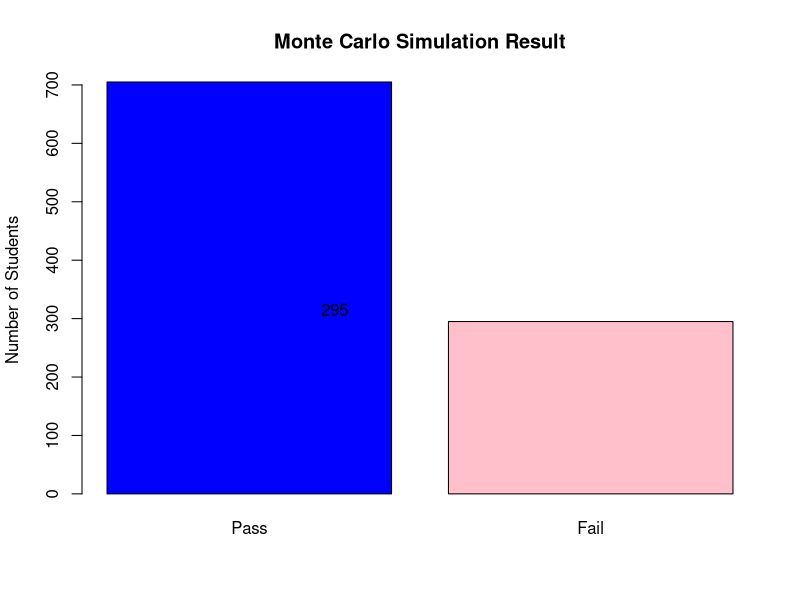
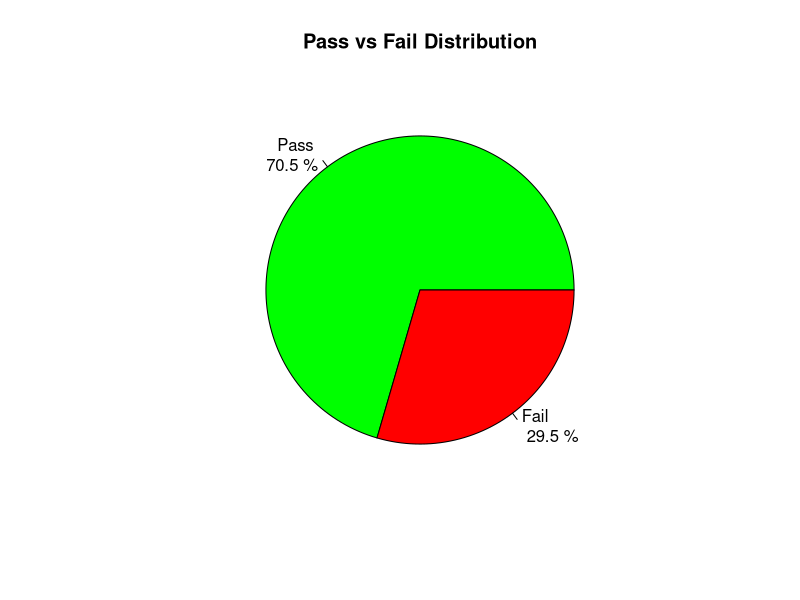

Here is the R script that generated these plots, in order:
# ==========================================================
# Monte Carlo Process - Summary + Flowchart + Visualization
# Real-Time Example: Student Exam Pass/Fail Simulation
# ==========================================================

# Install package if not available
if (!require(DiagrammeR)) install.packages("DiagrammeR")
library(DiagrammeR)

set.seed(123)

# -----------------------------
# STEP 1: Generate Episodes
# -----------------------------
episodes <- 1000

# Probability of passing = 70%
results <- sample(c("Pass", "Fail"),
                  size = episodes,
                  replace = TRUE,
                  prob = c(0.7, 0.3))

# -----------------------------
# STEP 2: Collect Rewards
# Pass = Reward 1
# Fail = Reward 0
# -----------------------------
reward <- ifelse(results == "Pass", 1, 0)

# -----------------------------
# STEP 3: Compute Return
# Average Reward
# -----------------------------
average_return <- mean(reward)

# -----------------------------
# STEP 4: Update Values
# Pass/Fail Counts
# -----------------------------
pass_count <- sum(results == "Pass")
fail_count <- sum(results == "Fail")

# -----------------------------
# STEP 5: Summary
# -----------------------------
cat("=====================================\n")
cat("     MONTE CARLO SIMULATION SUMMARY\n")
cat("=====================================\n")
cat("Episodes            :", episodes, "\n")
cat("Passed Students     :", pass_count, "\n")
cat("Failed Students     :", fail_count, "\n")
cat("Average Reward      :", round(average_return,3), "\n")
cat("Pass Percentage     :", round(pass_count/episodes*100,2), "%\n")
cat("Fail Percentage     :", round(fail_count/episodes*100,2), "%\n")

# ==========================================================
# FLOWCHART
# ==========================================================

grViz("
digraph MonteCarlo {

graph [layout = dot, rankdir = TB]

node [
shape = rectangle,
style = filled,
fillcolor = lightblue,
fontname = Helvetica,
fontsize = 14
]

A [label='Episode']
B [label='Collect Rewards']
C [label='Compute Return']
D [label='Update Values']
E [label='Repeat']

A -> B
B -> C
C -> D
D -> E
E -> A
}
")

# ==========================================================
# BAR CHART
# ==========================================================

counts <- c(pass_count, fail_count)

barplot(counts,
        names.arg=c("Pass","Fail"),
        col=c("blue","pink"),
        main="Monte Carlo Simulation Result",
        ylab="Number of Students")

text(c(0.3,1),
     counts+20,
     labels=counts)

# ==========================================================
# PIE CHART
# ==========================================================

pie(counts,
    labels=paste(c("Pass","Fail"),
                 "\n",
                 round(counts/sum(counts)*100,1),"%"),
    col=c("green","red"),
    main="Pass vs Fail Distribution")

# ==========================================================
# TABLE
# ==========================================================

summary_table <- data.frame(
  Outcome=c("Pass","Fail"),
  Count=counts,
  Percentage=round(counts/sum(counts)*100,2)
)

print(summary_table)
